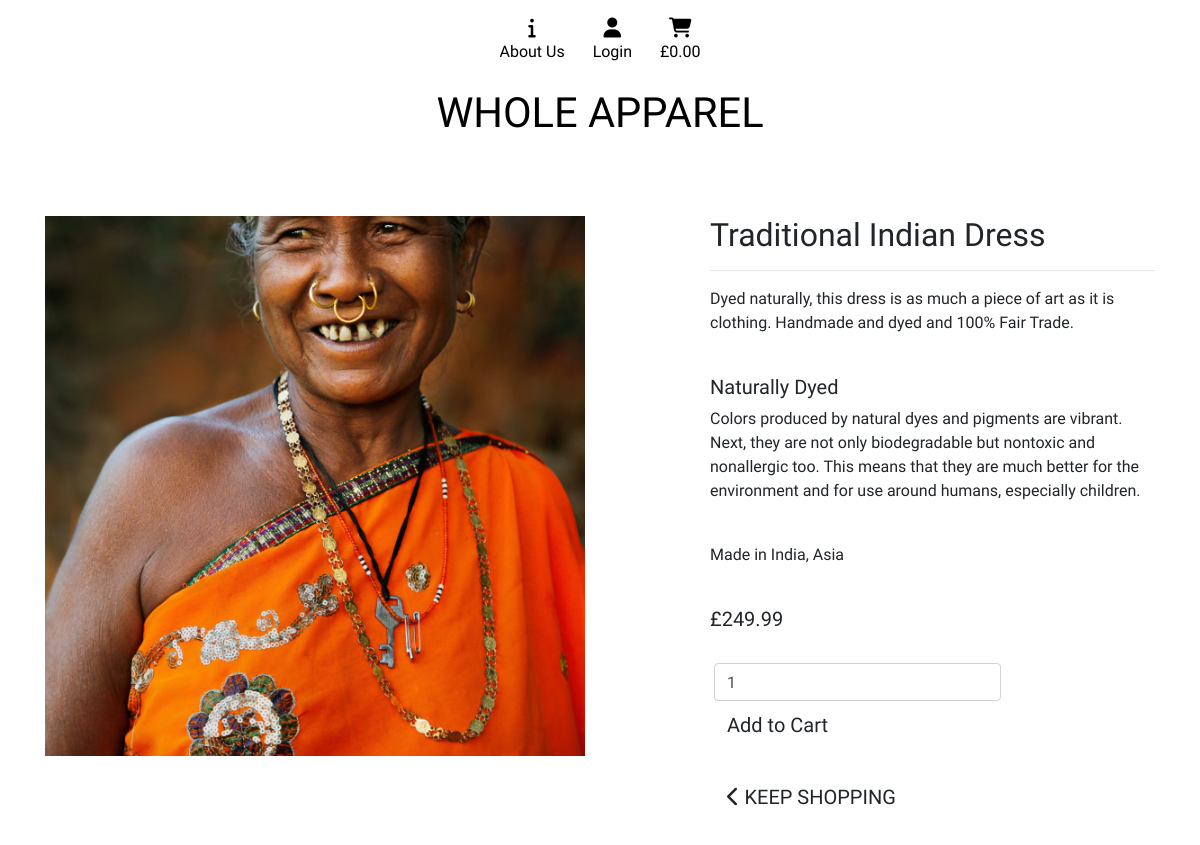
Page /products/6/ on the committed database.
### products/models.py (models this page shows, shortened)
class Product(models.Model):
    category = models.ForeignKey('Category', null=True,
                                 blank=True, on_delete=models.SET_NULL)
    continent = models.ForeignKey('Continent', null=True,
                                  blank=True, on_delete=models.SET_NULL)
    sustainable_trait = models.ForeignKey('SustainableTrait', null=True,
                                          blank=True,
                                          on_delete=models.SET_NULL)
    name = models.CharField(max_length=100)
    description = models.CharField(max_length=250)
    nation_of_origin = models.CharField(max_length=20)
    price = models.DecimalField(max_digits=6, decimal_places=2)
    image = models.ImageField(null=True, blank=True)

class SustainableTrait(models.Model):
    class Meta:
        verbose_name_plural = 'Sustainable Traits'
    name = models.CharField(max_length=100)
    name = models.CharField(max_length=100)
    description = models.CharField(max_length=250)

class Continent(models.Model):
    class Meta:
        verbose_name_plural = 'Continents'
    name = models.CharField(max_length=100)

### products/views.py (the view)
# urls.py: path('<int:product_id>/', views.get_product, name='get_product'),
def get_product(request, product_id):
    product = get_object_or_404(Product, pk=product_id)
    context = {
        'product': product,
    }
    return render(request, 'products/get_product.html', context)

### cart/contexts.py (called while the page is built, shortened)
def cart_contents(request):
    cart_items = []
    total = 0
    product_count = 0
    cart = request.session.get('cart', {})
    cart_plus_ship = total
    context = {
        'cart_items': cart_items,
        'total': total,
        'product_count': product_count,
        'cart_plus_ship': cart_plus_ship,
    }
    return context

### products/templates/products/get_product.html (shortened to what this page needs)
{% extends "base.html" %} {% load static %} {% block page_header %}
<div class="container spacer">
</div>
{% endblock %} {% block content %}
<div class="container">
  <div class="row">
    <section class="col-sm-12 col-md-6">
      <img
        class="get-product-image"
        src="{{ product.image.url }}"
        alt="{{ product.name }}"
      />
    </section>
    <div class="col-md-1"></div>
    <section class="col-sm-12 col-md-5">
      <h2>{{ product.name }}</h2>
      <hr />
      <p>{{ product.description }}</p>
      <br />
      <h5>{{ product.sustainable_trait.name }}</h5>
      <p>{{ product.sustainable_trait.description }}</p>
      <br />
      <p>Made in {{ product.nation_of_origin }}, {{ product.continent.name }}</p>
      <br>
      <h5>£{{ product.price }}</h5>
      <br />
      <form class="form" method="POST" action="{% url 'add_to_cart' product.id %}">
        <div class="addcart_form row">
          <div class="col-8 row mx-1 input-group">
            <input
              class="form-control quantity"
              name="quantity"
              type="number"
              value="1"
              min="1"
              max="99"
              data-item_id="{{ product.id }}"
              id="id_qty_{{ product.id }}"
              required
            />
          </div>
          <br>
          <div class="col-12">
            <input
              type="submit"
              class="btn btn-outline-black rounded-0 btn-lg"
              value="Add to Cart"
              >
          </div>
          <br>
          <br>
          <br>
          <div class="col-12">
            <a href="{% url 'products' %}" class="btn btn-outline-black       rounded-0 btn-lg">
                <span class="icon">
                    <i class="fas fa-chevron-left"></i>
                </span>
                <span class="text-uppercase">Keep Shopping</span>
            </a>
          </div>
          <br>
          <br>
          <br>
        </div>
      </form>
    </section>
  </div>
</div>
{% endblock %}

### static/css/base.css (style rules this page uses)
html { height: 100%; }
body { height: calc(100vh - 164px); font-family: "Exo 2", sans-serif; }
.get-product-image { width: 100%; }
@media (min-width: 750px) { .spacer { height: 50px; } }

### rows in the picture
Product: image (picture), name "Traditional Indian Dress", description "Dyed naturally, this dress is as much a piece of art as it is clothing. Handmade and dyed and 100% Fair Trade.", sustainable_trait.name "Naturally Dyed", sustainable_trait.description "Colors produced by natural dyes and pigments are vibrant. Next, they are not only biodegradable but nontoxic and nonallergic too. This means that they are much better for the environment and for use around humans, especially children.", nation_of_origin "India", continent.name "Asia", price "249.99"
